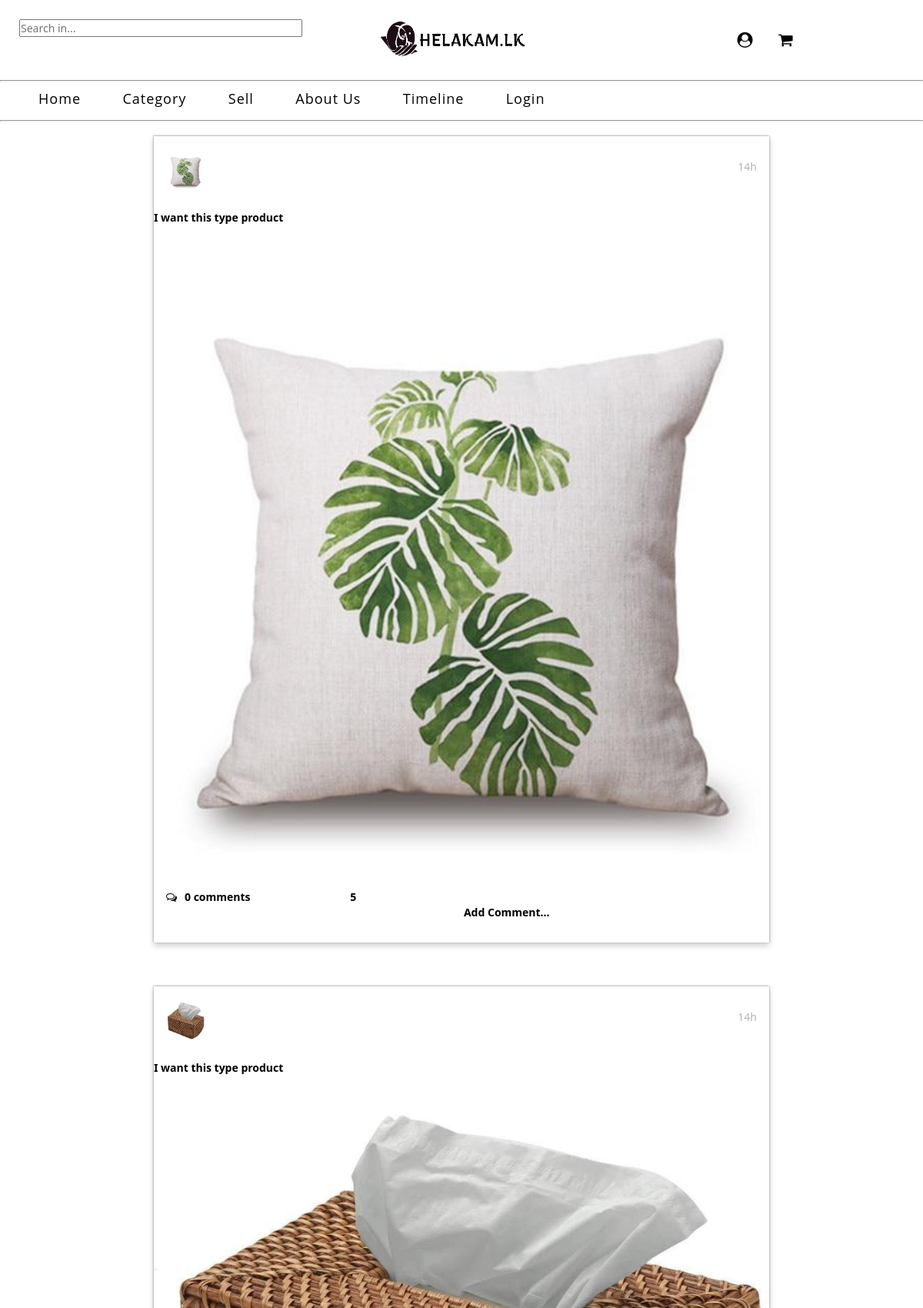
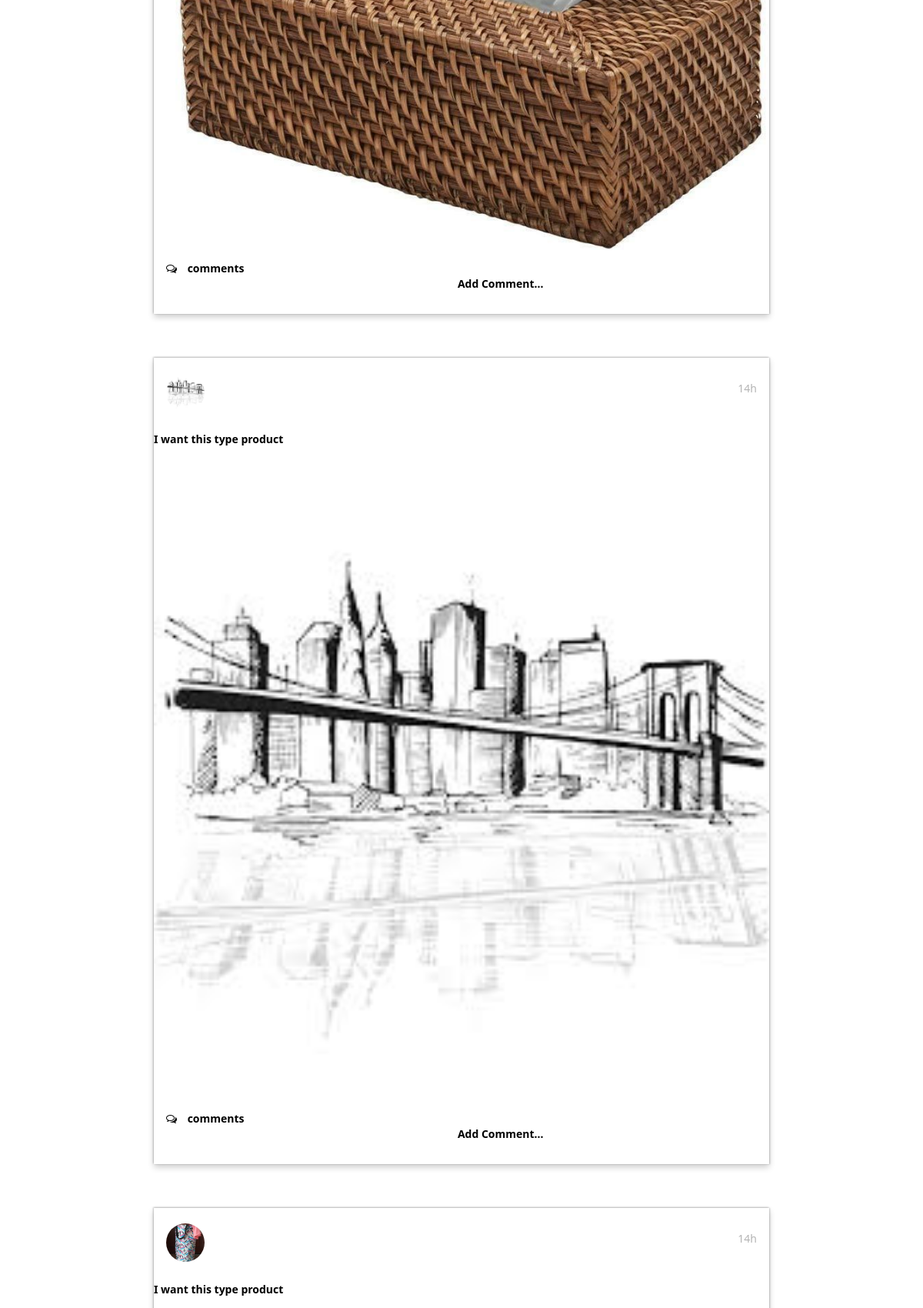
The page /Praveen/postview/indexpostview.php (upper part) on the database its author committed (2 pictures, top to bottom).
### tables this page shows
CREATE TABLE `posta` (
  `post_id` int(10) NOT NULL,
  `description1` text NOT NULL,
  `path1` varchar(200) NOT NULL
);

### Praveen/postview/php/CreateDb.php (called while the page is built, shortened)
<?php
class CreateDb
{
        public $tablename;
        public $con;
    public function __construct(
        $dbname = "newdb",
        $tablename = "posta",
        $servername = "localhost",
        $username = "root",
        $password = ""
    )
    {
      $this->tablename = $tablename;
        $this->con = mysqli_connect($servername, $username, $password);
        $sql = "CREATE DATABASE IF NOT EXISTS $dbname";
        if(mysqli_query($this->con, $sql)){
            $this->con = mysqli_connect($servername, $username, $password, $dbname);
            $sql = " CREATE TABLE IF NOT EXISTS $tablename
                            (post_id int(10) NOT NULL,
                            description1 text NOT NULL,
                             path1 varchar(500) DEFAULT NULL
                            );";
        }else{
            return false;
        }
    }
    public function getData(){
        $sql = "SELECT * FROM $this->tablename";
        $result = mysqli_query($this->con, $sql);
        if(mysqli_num_rows($result) > 0){
            return $result;
        }
    }
}

### Praveen/postview/php/component.php (the view, shortened to what this page needs)
<?php
function component($productname, $productid, $productimg){
    $element = "
                <form action=\"index.php\" method=\"post\">
                   <b>
    <div class=\"third-type\">
        <div class=\"user-details\">
            <div class=\"user-avatar-thumbnail left-position\">
                <img class=\"left-position\" src=\"../$productimg\" alt=\"\">
                <h5 class=\"left-position\"></h5>
            </div>
            <div class=\"user-login right-position\">
                <h5>14h</h5>
            </div>
        </div>
            <br /><br /><br /><br />
        <div class=\"details\">
            <p>$productid</p>
            </div>
        <div class=\"img-section clearfix\">
            <img src=\"../$productimg\" alt=\"insta\">
        </div>
        <div class=\"container\" id=\"container-section\">
            <div class=\"icon-details left-position\">
                <a href=\"#\" id=\"comments-list\"><i class=\"fa fa-comments-o\"></i><span id=\"comment-count\"></span><span> comments</span></a>
            </div>
            <div class=\"icon-details right-position\">
                <a href=\"#\" id=\"likes\"></i></a><label id=\"likes-counter\"></label><span></span>
            </div>
            <div class=\"icon-details add-comments clearfix\">
                <a href=\"#\" id=\"add-comment\">Add Comment...</a>
            </div>
            <div id=\"enter-comments\">
            </div>
            <div id=\"comment-section\">
            </div>
        </div>
        <div class=\"clearfix\">
        </div>
    </div>
</b>
                </form>
           <br /><br /><br />
    ";
    echo $element;
}
?>

### Praveen/postview/indexpostview.php (shortened to what this page needs)
<?php
$database = new CreateDb("newdb", "posta");
?>
<!DOCTYPE html>
<html lang="en">
<head>
    <link type="text/css" rel="stylesheet" href="praveen.css">
    <link rel="stylesheet" href="https://cdnjs.cloudflare.com/ajax/libs/font-awesome/4.7.0/css/font-awesome.min.css">
    <link rel="stylesheet" type="text/css" href="..\css\header.css">
    <link rel="stylesheet" type="text/css" href="..\css\indexs.css">
    <link rel="stylesheet" type="text/css" href="..\css\footer.css">
</head>
<body>
 <?php require_once ('header1.php');?>
   <br>
<div class="contair">
        <div class="row text-center py-5">
            <?php
                $result = $database->getData();
                while ($row = mysqli_fetch_assoc($result)){
                    component($row['post_id'], $row['description1'], $row['path1']);
                }
            ?>
        </div>
</div>
</body>
</html>

### Praveen/postview/praveen.css (style rules this page uses)
.clearfix { clear: both; }
body { padding: 5px; }
a { color: #000; text-decoration: none; }
.add-comments { padding: 20px 10px 20px 10px; }
.user-avatar-thumbnail { padding-bottom: 10px; padding-top: 10px; border-bottom: dashed 0.25px #bfbfbf; font-family: "Segoe UI Light","Segoe UI","Segoe",Tahoma,Helvetica,Arial,sans-serif; width: 100%; }
.user-details .user-avatar-thumbnail { width: auto; }
.user-avatar-thumbnail:last-child, .user-details .user-avatar-thumbnail { border-bottom: none; }
.user-login { padding-top: 10px; }
.fa-comments-o, .fa-heart-o, .fa-heart { font-size: 20px; }
* { font-family: Open Sans; margin: 0; padding: 0; font-family: "Segoe UI Light","Segoe UI","Segoe",Tahoma,Helvetica,Arial,sans-serif; font-size: 14px; }
.left-position { float: left; }
.right-position { float: right; }
.third-type { width: 800px; margin: 0 auto; box-shadow: 0 4px 8px 0 rgba(0, 0, 0, 0.2); box-shadow: 0 4px 8px 0 rgba(0, 0, 0, 0.2), 1px 0 2px 0 rgba(0, 0, 0, 0.2), -1px -1px 2px 0 rgba(0, 0, 0, 0.2); }
.third-type .fa { margin-right: 10px; }
.third-type .user-details { color: #232323; padding: 10px 16px; }
.third-type .user-details h5 { font-weight: normal; color: #b4b4b4; padding-top: 10px; }
.third-type .user-avatar-thumbnail img { height: 50px; width: 50px; border-radius: 50% 50%; margin-right: 10px; }
.third-type .img-section { height: auto; overflow: hidden; margin-top: 50px; }
.third-type .img-section img { height: auto; width: 100%; }
.third-type .container { padding: 10px 16px; }

### Praveen/css/header.css (style rules this page uses)
.container { display: flex; flex-wrap: wrap; justify-content: space-between; padding: 25px; }

### Praveen/css/indexs.css (style rules this page uses)
body { margin: 0; padding: 0; }

### rows shown on the page
posta: path1 (picture), description1 "I want this type product"
posta: path1 (picture), description1 "I want this type product"
posta: path1 (picture), description1 "I want this type product"
posta: path1 (picture), description1 "I want this type product"
